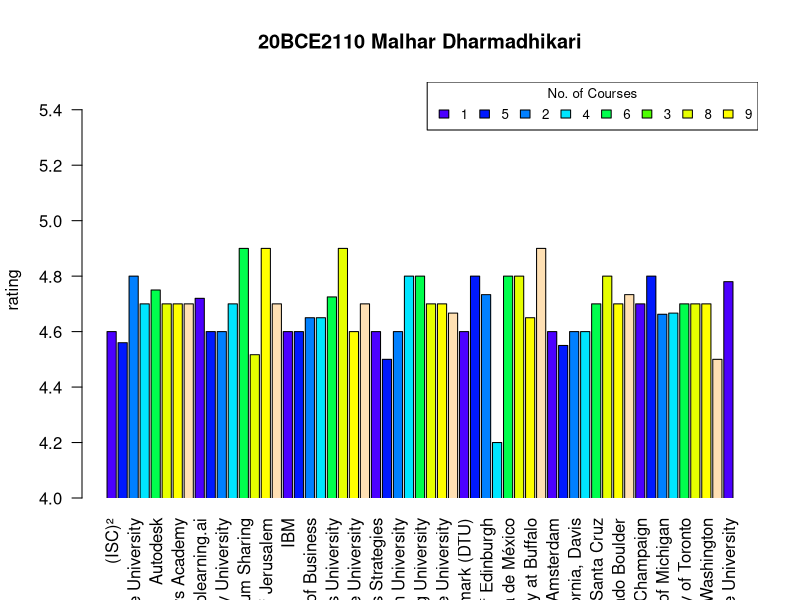
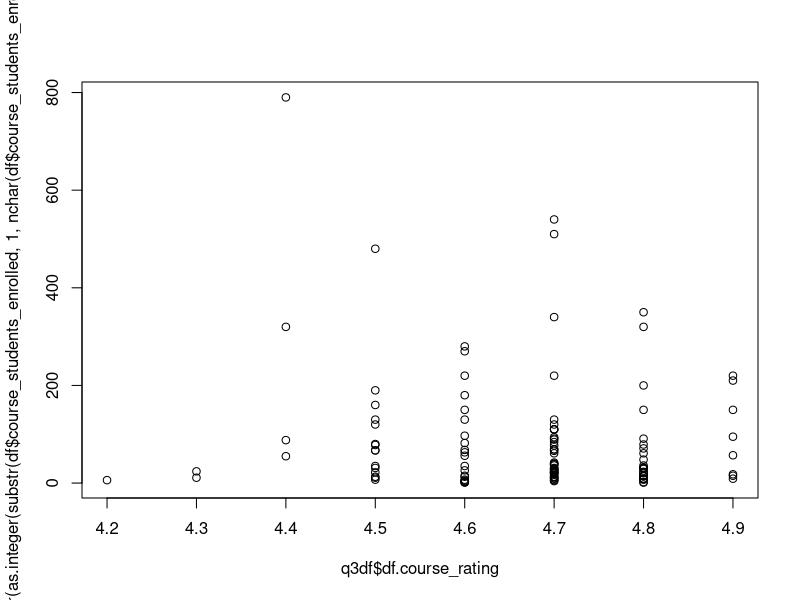

The R source for these figures, in order:

# 20BCE2110
# Malhar Dharmadhikari


df <- data.frame(read.csv("coursea_data.csv"))
df

#Q1
print("Malhar Dharmadhikari")
print("20BCE2110")
q1 <- data.frame(df$course_title, df$course_rating, df$course_students_enrolled)
View(q1)


# Q2
print("Malhar Dharmadhikari")
print("20BCE2110")

library(plyr)
q2df <- data.frame("orgs"=as.vector(df$course_organization), 
                   "rating"=as.vector(df$course_rating))
q2 <- aggregate(.~ orgs ,data =  q2df, FUN=mean)
temp <- count(q2df$orgs)
count <- temp$freq

xx <-barplot((q2$rating) ,names.arg = q2$orgs, las=2, 
             col=topo.colors(length(unique(count))), 
             ylim=c(4,5.5), xpd=FALSE, ylab="rating",
             main="20BCE2110 Malhar Dharmadhikari")
legend("topright", inset=0.0, title="No. of Courses", 
       as.character(unique(count)), fill=topo.colors(10), horiz=TRUE, cex=0.8)



#Q3
print("Malhar Dharmadhikari")
print("20BCE2110")
q3df <- data.frame(df$course_students_enrolled, df$course_rating)

cor(as.vector(as.integer(substr(df$course_students_enrolled,
                                1,
                                nchar(df$course_students_enrolled)-1))),
    as.vector(df$course_rating))

plot(q3df$df.course_rating, as.vector(as.integer(substr(df$course_students_enrolled,
                                                        1,
                                                        nchar(df$course_students_enrolled)-1))))
